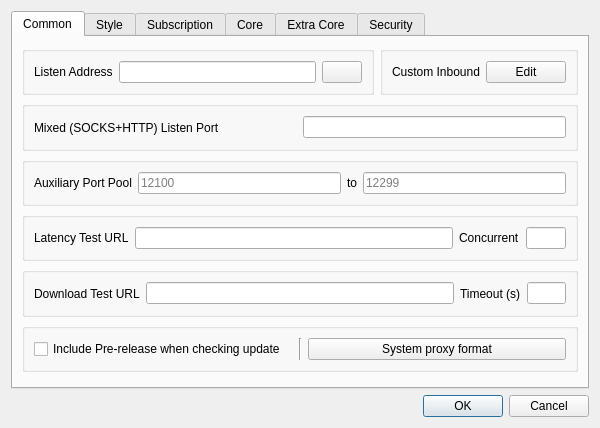
<?xml version="1.0" encoding="UTF-8"?>
<ui version="4.0">
 <class>DialogBasicSettings</class>
 <widget class="QDialog" name="DialogBasicSettings">
  <property name="geometry">
   <rect>
    <x>0</x>
    <y>0</y>
    <width>600</width>
    <height>400</height>
   </rect>
  </property>
  <property name="sizePolicy">
   <sizepolicy hsizetype="Preferred" vsizetype="Preferred">
    <horstretch>0</horstretch>
    <verstretch>0</verstretch>
   </sizepolicy>
  </property>
  <property name="windowTitle">
   <string>Basic Settings</string>
  </property>
  <layout class="QGridLayout" name="gridLayout">
   <item row="8" column="3">
    <widget class="QDialogButtonBox" name="buttonBox">
     <property name="orientation">
      <enum>Qt::Horizontal</enum>
     </property>
     <property name="standardButtons">
      <set>QDialogButtonBox::Cancel|QDialogButtonBox::Ok</set>
     </property>
    </widget>
   </item>
   <item row="2" column="3">
    <widget class="QTabWidget" name="tabWidget">
     <property name="currentIndex">
      <number>0</number>
     </property>
     <widget class="QWidget" name="tab_1">
      <attribute name="title">
       <string>Common</string>
      </attribute>
      <layout class="QVBoxLayout" name="verticalLayout_2">
       <item>
        <layout class="QHBoxLayout" name="hlayout_l1">
         <item>
          <widget class="QGroupBox" name="horizontalGroupBox_3">
           <layout class="QHBoxLayout" name="horizontalLayout_19">
            <item>
             <widget class="QLabel" name="label">
              <property name="text">
               <string>Listen Address</string>
              </property>
             </widget>
            </item>
            <item>
             <widget class="QLineEdit" name="inbound_address"/>
            </item>
            <item>
             <widget class="QPushButton" name="inbound_auth">
              <property name="text">
               <string notr="true"/>
              </property>
             </widget>
            </item>
           </layout>
          </widget>
         </item>
         <item>
          <widget class="QGroupBox" name="groupbox_custom_inbound">
           <layout class="QHBoxLayout" name="horizontalLayout_10">
            <item>
             <widget class="QLabel" name="label_11">
              <property name="text">
               <string>Custom Inbound</string>
              </property>
             </widget>
            </item>
            <item>
             <widget class="QPushButton" name="custom_inbound_edit">
              <property name="text">
               <string>Edit</string>
              </property>
             </widget>
            </item>
           </layout>
          </widget>
         </item>
        </layout>
       </item>
       <item>
        <layout class="QHBoxLayout" name="hlayout_l2">
         <item>
          <widget class="QGroupBox" name="horizontalGroupBox_2">
           <layout class="QHBoxLayout" name="horizontalLayout_13">
            <item>
             <widget class="QLabel" name="inbound_socks_port_l">
              <property name="text">
               <string>Mixed (SOCKS+HTTP) Listen Port</string>
              </property>
             </widget>
            </item>
            <item>
             <widget class="QLineEdit" name="inbound_socks_port">
              <property name="sizePolicy">
               <sizepolicy hsizetype="Preferred" vsizetype="Fixed">
                <horstretch>0</horstretch>
                <verstretch>0</verstretch>
               </sizepolicy>
              </property>
             </widget>
            </item>
           </layout>
          </widget>
         </item>
        </layout>
       </item>
       <item>
        <layout class="QHBoxLayout" name="auxPortPoolLayout">
         <item>
          <widget class="QGroupBox" name="aux_port_pool_box">
           <layout class="QHBoxLayout" name="auxPortPoolBoxLayout">
            <item>
             <widget class="QLabel" name="aux_port_pool_l">
              <property name="text">
               <string>Auxiliary Port Pool</string>
              </property>
             </widget>
            </item>
            <item>
             <widget class="QLineEdit" name="aux_port_pool_start">
              <property name="placeholderText">
               <string>12100</string>
              </property>
             </widget>
            </item>
            <item>
             <widget class="QLabel" name="aux_port_pool_separator">
              <property name="text">
               <string>to</string>
              </property>
             </widget>
            </item>
            <item>
             <widget class="QLineEdit" name="aux_port_pool_end">
              <property name="placeholderText">
               <string>12299</string>
              </property>
             </widget>
            </item>
           </layout>
          </widget>
         </item>
        </layout>
       </item>
       <item>
        <widget class="QGroupBox" name="groupBox1">
         <layout class="QHBoxLayout" name="horizontalLayout_9" stretch="0,8,1,1">
          <item>
           <widget class="QLabel" name="label_13">
            <property name="text">
             <string>Latency Test URL</string>
            </property>
           </widget>
          </item>
          <item>
           <widget class="QLineEdit" name="test_latency_url"/>
          </item>
          <item>
           <widget class="QLabel" name="label_14">
            <property name="text">
             <string>Concurrent</string>
            </property>
           </widget>
          </item>
          <item>
           <widget class="QLineEdit" name="test_concurrent"/>
          </item>
         </layout>
        </widget>
       </item>
       <item>
        <widget class="QGroupBox" name="horizontalGroupBox">
         <layout class="QHBoxLayout" name="horizontalLayout_12" stretch="0,8,1,1">
          <item>
           <widget class="QLabel" name="label_19">
            <property name="text">
             <string>Download Test URL</string>
            </property>
           </widget>
          </item>
          <item>
           <widget class="MyLineEdit" name="test_download_url"/>
          </item>
          <item>
           <widget class="QLabel" name="label_10">
            <property name="text">
             <string>Timeout (s)</string>
            </property>
           </widget>
          </item>
          <item>
           <widget class="QLineEdit" name="test_download_timeout"/>
          </item>
         </layout>
        </widget>
       </item>
       <item>
        <widget class="QGroupBox" name="horizontalGroupBox1">
         <layout class="QHBoxLayout" name="horizontalLayout_18">
          <item>
           <widget class="QCheckBox" name="check_include_pre">
            <property name="text">
             <string>Include Pre-release when checking update</string>
            </property>
           </widget>
          </item>
          <item>
           <widget class="Line" name="sys_proxy_format_vline">
            <property name="orientation">
             <enum>Qt::Vertical</enum>
            </property>
           </widget>
          </item>
          <item>
           <widget class="QPushButton" name="sys_proxy_format">
            <property name="text">
             <string>System proxy format</string>
            </property>
           </widget>
          </item>
         </layout>
        </widget>
       </item>
       <item>
        <widget class="QWidget" name="horizontalWidget_1" native="true">
         <property name="sizePolicy">
          <sizepolicy hsizetype="Preferred" vsizetype="Maximum">
           <horstretch>0</horstretch>
           <verstretch>0</verstretch>
          </sizepolicy>
         </property>
         <layout class="QHBoxLayout" name="horizontalLayout_2">
          <property name="leftMargin">
           <number>0</number>
          </property>
          <property name="topMargin">
           <number>0</number>
          </property>
          <property name="rightMargin">
           <number>0</number>
          </property>
          <property name="bottomMargin">
           <number>0</number>
          </property>
         </layout>
        </widget>
       </item>
      </layout>
     </widget>
     <widget class="QWidget" name="tab_2">
      <attribute name="title">
       <string>Style</string>
      </attribute>
      <layout class="QGridLayout" name="gridLayout_5">
       <item row="0" column="0">
        <layout class="QHBoxLayout" name="style_h_1">
         <item>
          <widget class="QGroupBox" name="groupBox">
           <layout class="QHBoxLayout" name="horizontalLayout_4">
            <item>
             <widget class="QLabel" name="label_8">
              <property name="sizePolicy">
               <sizepolicy hsizetype="Maximum" vsizetype="Maximum">
                <horstretch>0</horstretch>
                <verstretch>0</verstretch>
               </sizepolicy>
              </property>
              <property name="text">
               <string>Theme</string>
              </property>
             </widget>
            </item>
            <item>
             <widget class="QComboBox" name="theme">
              <item>
               <property name="text">
                <string>System</string>
               </property>
              </item>
              <item>
               <property name="text">
                <string notr="true">flatgray</string>
               </property>
              </item>
              <item>
               <property name="text">
                <string notr="true">lightblue</string>
               </property>
              </item>
              <item>
               <property name="text">
                <string notr="true">blacksoft</string>
               </property>
              </item>
             </widget>
            </item>
            <item>
             <widget class="QPushButton" name="set_custom_icon">
              <property name="sizePolicy">
               <sizepolicy hsizetype="Preferred" vsizetype="Fixed">
                <horstretch>0</horstretch>
                <verstretch>0</verstretch>
               </sizepolicy>
              </property>
              <property name="text">
               <string>Set custom icon</string>
              </property>
             </widget>
            </item>
           </layout>
          </widget>
         </item>
         <item>
          <widget class="QGroupBox" name="groupBox2">
           <layout class="QHBoxLayout" name="horizontalLayout_7">
            <item>
             <widget class="QLabel" name="label_15">
              <property name="sizePolicy">
               <sizepolicy hsizetype="Maximum" vsizetype="Maximum">
                <horstretch>0</horstretch>
                <verstretch>0</verstretch>
               </sizepolicy>
              </property>
              <property name="text">
               <string notr="true">Language</string>
              </property>
             </widget>
            </item>
            <item>
             <widget class="QComboBox" name="language">
              <item>
               <property name="text">
                <string notr="true">System</string>
               </property>
              </item>
              <item>
               <property name="text">
                <string notr="true">English</string>
               </property>
              </item>
              <item>
               <property name="text">
                <string notr="true">简体中文</string>
               </property>
              </item>
              <item>
               <property name="text">
                <string notr="true">فارسی</string>
               </property>
              </item>
              <item>
               <property name="text">
                <string notr="true">Русский</string>
               </property>
              </item>
             </widget>
            </item>
           </layout>
          </widget>
         </item>
        </layout>
       </item>
       <item row="2" column="0">
        <layout class="QHBoxLayout" name="style_h_2">
         <item>
          <widget class="QGroupBox" name="traffic_statistics_box">
           <layout class="QHBoxLayout" name="horizontalLayout_3">
            <item>
             <widget class="QLabel" name="label_16">
              <property name="text">
               <string>Statistics refresh rate</string>
              </property>
             </widget>
            </item>
            <item>
             <widget class="QComboBox" name="rfsh_r">
              <item>
               <property name="text">
                <string notr="true">500ms</string>
               </property>
              </item>
              <item>
               <property name="text">
                <string notr="true">1s</string>
               </property>
              </item>
              <item>
               <property name="text">
                <string notr="true">2s</string>
               </property>
              </item>
              <item>
               <property name="text">
                <string notr="true">3s</string>
               </property>
              </item>
              <item>
               <property name="text">
                <string notr="true">5s</string>
               </property>
              </item>
              <item>
               <property name="text">
                <string>Off</string>
               </property>
              </item>
             </widget>
            </item>
           </layout>
          </widget>
         </item>
         <item>
          <widget class="QGroupBox" name="connection_statistics_box">
           <layout class="QHBoxLayout" name="horizontalLayout_15">
            <item>
             <widget class="QLabel" name="label_9">
              <property name="text">
               <string>Connection statistics</string>
              </property>
             </widget>
            </item>
            <item>
             <widget class="QCheckBox" name="connection_statistics">
              <property name="text">
               <string>Enable</string>
              </property>
             </widget>
            </item>
           </layout>
          </widget>
         </item>
        </layout>
       </item>
       <item row="3" column="0">
        <layout class="QHBoxLayout" name="style_h_3">
         <item>
          <widget class="QGroupBox" name="horizontalGroupBox_5">
           <layout class="QHBoxLayout" name="horizontalLayout_6">
            <item>
             <widget class="QCheckBox" name="start_minimal">
              <property name="sizePolicy">
               <sizepolicy hsizetype="Preferred" vsizetype="Fixed">
                <horstretch>0</horstretch>
                <verstretch>0</verstretch>
               </sizepolicy>
              </property>
              <property name="text">
               <string>Hide dashboard at startup</string>
              </property>
             </widget>
            </item>
           </layout>
          </widget>
         </item>
         <item>
          <widget class="QGroupBox" name="groupBox_2">
           <layout class="QHBoxLayout" name="horizontalLayout_23">
            <item>
             <widget class="QLabel" name="label_17">
              <property name="text">
               <string>Max log lines</string>
              </property>
             </widget>
            </item>
            <item>
             <widget class="QLineEdit" name="max_log_line">
              <property name="sizePolicy">
               <sizepolicy hsizetype="Ignored" vsizetype="Fixed">
                <horstretch>0</horstretch>
                <verstretch>0</verstretch>
               </sizepolicy>
              </property>
             </widget>
            </item>
           </layout>
          </widget>
         </item>
        </layout>
       </item>
      </layout>
     </widget>
     <widget class="QWidget" name="tab_3">
      <attribute name="title">
       <string>Subscription</string>
      </attribute>
      <layout class="QGridLayout" name="gridLayout_3">
       <item row="0" column="1">
        <layout class="QHBoxLayout" name="horizontalLayout_5">
         <item>
          <widget class="QCheckBox" name="sub_auto_update_enable">
           <property name="sizePolicy">
            <sizepolicy hsizetype="Minimum" vsizetype="Fixed">
             <horstretch>0</horstretch>
             <verstretch>0</verstretch>
            </sizepolicy>
           </property>
           <property name="text">
            <string>Enable</string>
           </property>
          </widget>
         </item>
         <item>
          <widget class="QLabel" name="label_21">
           <property name="text">
            <string>Interval (minute, invalid if less than 30)</string>
           </property>
          </widget>
         </item>
         <item>
          <widget class="QLineEdit" name="sub_auto_update">
           <property name="sizePolicy">
            <sizepolicy hsizetype="Preferred" vsizetype="Fixed">
             <horstretch>0</horstretch>
             <verstretch>0</verstretch>
            </sizepolicy>
           </property>
          </widget>
         </item>
        </layout>
       </item>
       <item row="1" column="1">
        <widget class="MyLineEdit" name="user_agent"/>
       </item>
       <item row="2" column="1">
        <widget class="QCheckBox" name="sub_use_proxy">
         <property name="text">
          <string>Use proxy when updating subscription</string>
         </property>
        </widget>
       </item>
       <item row="3" column="1">
        <widget class="QCheckBox" name="sub_insecure">
         <property name="text">
          <string>Ignore TLS errors when updating subscription</string>
         </property>
        </widget>
       </item>
       <item row="4" column="1">
        <widget class="QCheckBox" name="sub_clear">
         <property name="text">
          <string>Clear servers before updating subscription</string>
         </property>
        </widget>
       </item>
       <item row="0" column="0">
        <widget class="QLabel" name="label_20">
         <property name="sizePolicy">
          <sizepolicy hsizetype="Preferred" vsizetype="Maximum">
           <horstretch>0</horstretch>
           <verstretch>0</verstretch>
          </sizepolicy>
         </property>
         <property name="text">
          <string>Automatic update</string>
         </property>
        </widget>
       </item>
       <item row="1" column="0">
        <widget class="QLabel" name="label_4">
         <property name="text">
          <string>User Agent</string>
         </property>
        </widget>
       </item>
      </layout>
     </widget>
     <widget class="QWidget" name="tab_4">
      <attribute name="title">
       <string>Core</string>
      </attribute>
      <layout class="QVBoxLayout" name="verticalLayout">
       <item>
        <widget class="QGroupBox" name="groupBox_core">
         <property name="sizePolicy">
          <sizepolicy hsizetype="Preferred" vsizetype="Maximum">
           <horstretch>0</horstretch>
           <verstretch>0</verstretch>
          </sizepolicy>
         </property>
         <property name="title">
          <string notr="true">core_name</string>
         </property>
         <layout class="QVBoxLayout" name="verticalLayout_3">
          <item>
           <widget class="QWidget" name="assest_group" native="true">
            <layout class="QGridLayout" name="gridLayout_2">
             <item row="0" column="1">
              <widget class="QComboBox" name="log_level">
               <property name="sizePolicy">
                <sizepolicy hsizetype="Maximum" vsizetype="Fixed">
                 <horstretch>0</horstretch>
                 <verstretch>0</verstretch>
                </sizepolicy>
               </property>
              </widget>
             </item>
             <item row="1" column="0">
              <widget class="QLabel" name="label_6">
               <property name="text">
                <string>Multiplex (mux)</string>
               </property>
              </widget>
             </item>
             <item row="0" column="0">
              <widget class="QLabel" name="label_3">
               <property name="text">
                <string notr="true">Loglevel</string>
               </property>
              </widget>
             </item>
              <item row="1" column="1">
               <layout class="QHBoxLayout" name="horizontalLayout">
                <item>
                 <widget class="QComboBox" name="mux_protocol"/>
               </item>
               <item>
                <widget class="QLabel" name="label_7">
                 <property name="text">
                  <string>concurrency</string>
                 </property>
                </widget>
               </item>
               <item>
                <widget class="QLineEdit" name="mux_concurrency"/>
               </item>
               <item>
                <widget class="QCheckBox" name="mux_padding">
                 <property name="text">
                  <string notr="true">Padding</string>
                 </property>
                </widget>
               </item>
               <item>
                <widget class="QCheckBox" name="mux_default_on">
                 <property name="text">
                  <string>Default On</string>
                 </property>
                </widget>
                </item>
               </layout>
              </item>
              <item row="2" column="0">
               <widget class="QLabel" name="core_features_l">
                <property name="text">
                 <string>Core Features</string>
                </property>
               </widget>
              </item>
              <item row="2" column="1">
               <widget class="QLabel" name="core_features">
                <property name="text">
                 <string notr="true">-</string>
                </property>
                <property name="textInteractionFlags">
                 <set>Qt::TextSelectableByMouse</set>
                </property>
                <property name="wordWrap">
                 <bool>true</bool>
                </property>
               </widget>
              </item>
             </layout>
            </widget>
           </item>
          <item>
           <widget class="QPushButton" name="core_settings">
            <property name="text">
             <string>Core Options</string>
            </property>
           </widget>
          </item>
         </layout>
        </widget>
       </item>
      </layout>
     </widget>
     <widget class="QWidget" name="tab_6">
      <attribute name="title">
       <string>Extra Core</string>
      </attribute>
      <layout class="QVBoxLayout" name="verticalLayout_5">
       <item>
        <widget class="QScrollArea" name="extra_core_box_scrollArea">
         <property name="frameShape">
          <enum>QFrame::NoFrame</enum>
         </property>
         <property name="widgetResizable">
          <bool>true</bool>
         </property>
         <widget class="QWidget" name="extra_core_box_scrollAreaWidgetContents">
          <property name="geometry">
           <rect>
            <x>0</x>
            <y>0</y>
            <width>632</width>
            <height>299</height>
           </rect>
          </property>
          <layout class="QVBoxLayout" name="verticalLayout_6">
           <item>
            <widget class="QWidget" name="horizontalWidget_4" native="true">
             <property name="sizePolicy">
              <sizepolicy hsizetype="Preferred" vsizetype="Maximum">
               <horstretch>0</horstretch>
               <verstretch>0</verstretch>
              </sizepolicy>
             </property>
             <layout class="QHBoxLayout" name="horizontalLayout_8">
              <item>
               <widget class="QPushButton" name="extra_core_add">
                <property name="text">
                 <string>Add</string>
                </property>
               </widget>
              </item>
              <item>
               <widget class="QPushButton" name="extra_core_del">
                <property name="text">
                 <string>Delete</string>
                </property>
               </widget>
              </item>
             </layout>
            </widget>
           </item>
          </layout>
         </widget>
        </widget>
       </item>
      </layout>
     </widget>
     <widget class="QWidget" name="tab_5">
      <attribute name="title">
       <string>Security</string>
      </attribute>
      <layout class="QVBoxLayout" name="verticalLayout_4">
       <item>
        <widget class="QCheckBox" name="skip_cert">
         <property name="text">
          <string>Skip TLS certificate authentication by default (allowInsecure)</string>
         </property>
        </widget>
       </item>
       <item>
        <widget class="QGroupBox" name="horizontalGroupBox2">
         <property name="sizePolicy">
          <sizepolicy hsizetype="Preferred" vsizetype="Maximum">
           <horstretch>0</horstretch>
           <verstretch>0</verstretch>
          </sizepolicy>
         </property>
         <layout class="QHBoxLayout" name="horizontalLayout_26">
          <item>
           <widget class="QLabel" name="label_18">
            <property name="text">
             <string>Default uTLS Fingerprint</string>
            </property>
           </widget>
          </item>
          <item>
           <widget class="QComboBox" name="utlsFingerprint">
            <property name="editable">
             <bool>true</bool>
            </property>
           </widget>
          </item>
         </layout>
        </widget>
       </item>
      </layout>
     </widget>
    </widget>
   </item>
  </layout>
 </widget>
 <customwidgets>
  <customwidget>
   <class>MyLineEdit</class>
   <extends>QLineEdit</extends>
   <header>ui/widget/MyLineEdit.h</header>
  </customwidget>
 </customwidgets>
 <resources/>
 <connections>
  <connection>
   <sender>buttonBox</sender>
   <signal>accepted()</signal>
   <receiver>DialogBasicSettings</receiver>
   <slot>accept()</slot>
   <hints>
    <hint type="sourcelabel">
     <x>248</x>
     <y>254</y>
    </hint>
    <hint type="destinationlabel">
     <x>157</x>
     <y>274</y>
    </hint>
   </hints>
  </connection>
  <connection>
   <sender>buttonBox</sender>
   <signal>rejected()</signal>
   <receiver>DialogBasicSettings</receiver>
   <slot>reject()</slot>
   <hints>
    <hint type="sourcelabel">
     <x>316</x>
     <y>260</y>
    </hint>
    <hint type="destinationlabel">
     <x>286</x>
     <y>274</y>
    </hint>
   </hints>
  </connection>
 </connections>
</ui>
